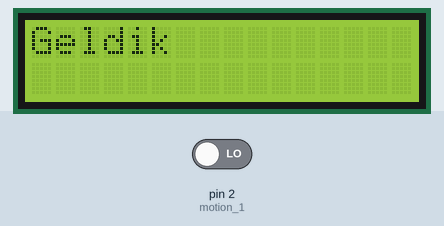
A sketch run on a simulated Arduino Uno, built with avr-gcc and run on an emulated ATmega328P. Parts: 16×2 character LCD. The inputs (shaded band) are chosen by the test bench; at power-on: pin 2 (motion_1) LOW.

Above: at 1.2 s.
1.3 s: pin 2 (motion_1) driven HIGH
At 1.8 s:
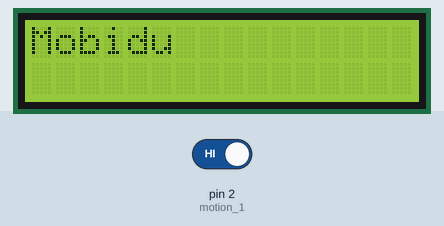
2.8 s: pin 2 (motion_1) driven LOW
At 3.7 s:
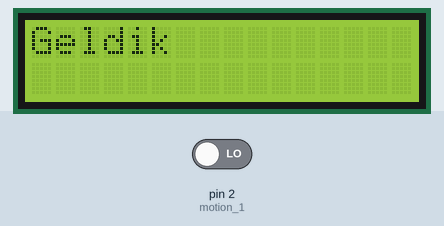
Timing chart, 0 to 5.8 s (numbered marks = the images above; inputs shaded):
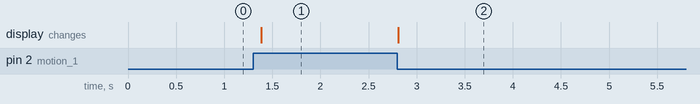

Measured:
- after the input at 1.3 s, the display: changes after 0.09 s (image 1)
- after the input at 2.8 s, the display: changes at once (image 2)

The sketch:

LCD_I2C_PIR.ino
```cpp
//DFRobot.com
//Compatible with the Arduino IDE 1.0
//Library version:1.1
#include <Wire.h>
#include <LiquidCrystal_I2C.h>

LiquidCrystal_I2C lcd(0x27, 16,2);  // set the LCD address to 0x27 for a 16 chars and 2 line display

// PIR Sensorie 2 PIN digitalien
int motion_1 = 2;

void setup()
{
  lcd.init();
  lcd.backlight();

  // PIR Sensorie
  pinMode (motion_1, INPUT);
}

void loop()
{
    // LCD resetie
    lcd.clear();
    lcd.setCursor(0, 0);

    // PIR Sensorie leidu
    int sensor_1 = digitalRead(motion_1);

    if (sensor_1 == HIGH)
      lcd.print("Mobidu");
    else
      lcd.print("Geldik");

    // 100 milisegundoko deskantsue :D
    delay(100);
}
```
